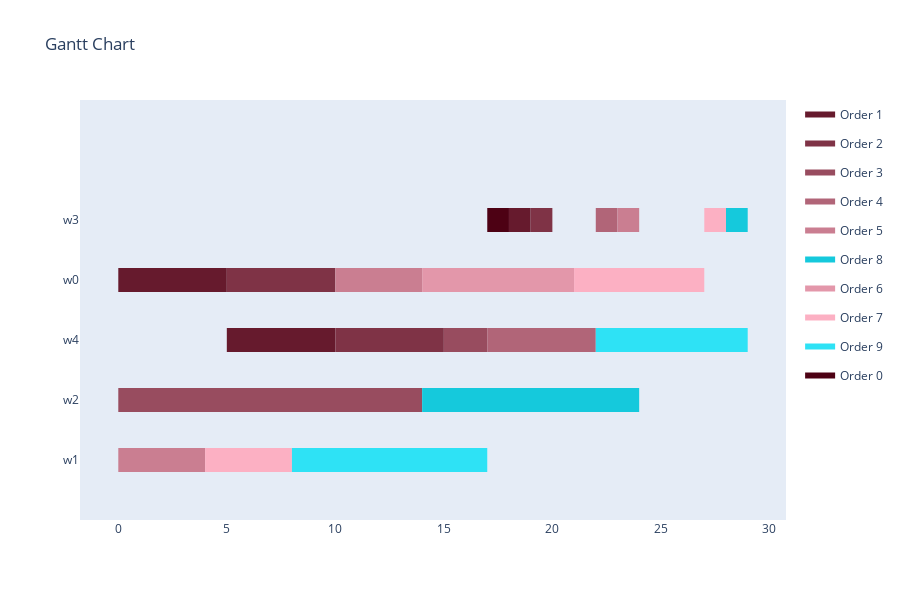

Here is the notebook cell this chart was saved with:
### Markdown cell above
Translate to Schedule

### Code cell
schedule = GAToScheduleTranslator().translate(result, selected_tasks, env, orders)
"""for workstation in schedule.assignments:
    for assignment in schedule.assignments[workstation]:
        print(f'Workstation: {workstation}, Task: {assignment[0]}, Start Time: {assignment[1]}, Duration: {durations[assignment[0]][workstation]}')"""
visualize_schedule(schedule, env, orders)

### Figure 1 — Plotly figure (JSON) as saved in the notebook; plotly's stock layout.template omitted (floating-point values rounded to 4 significant figures)
{"data": [{"fill": "toself", "fillcolor": "rgb(102, 26, 45)", "hoverinfo": "name", "legendgroup": "rgb(102, 26, 45)", "mode": "none", "name": "Order 1", "type": "scatter", "x": [18, 19, 19, 18, 18, 0, 5, 5, 0, 0, 5, 10, 10, 5], "y": [3.8, 3.8, 4.2, 4.2, null, 2.8, 2.8, 3.2, 3.2, null, 1.8, 1.8, 2.2, 2.2]}, {"fill": "toself", "fillcolor": "rgb(127, 51, 70)", "hoverinfo": "name", "legendgroup": "rgb(127, 51, 70)", "mode": "none", "name": "Order 2", "type": "scatter", "x": [19, 20, 20, 19, 19, 5, 10, 10, 5, 5, 10, 15, 15, 10], "y": [3.8, 3.8, 4.2, 4.2, null, 2.8, 2.8, 3.2, 3.2, null, 1.8, 1.8, 2.2, 2.2]}, {"fill": "toself", "fillcolor": "rgb(152, 76, 95)", "hoverinfo": "name", "legendgroup": "rgb(152, 76, 95)", "mode": "none", "name": "Order 3", "type": "scatter", "x": [15, 17, 17, 15, 15, 0, 5, 5, 0, 0, 5, 10, 10, 5, 5, 10, 14, 14, 10], "y": [1.8, 1.8, 2.2, 2.2, null, 0.8, 0.8, 1.2, 1.2, null, 0.8, 0.8, 1.2, 1.2, null, 0.8, 0.8, 1.2, 1.2]}, {"fill": "toself", "fillcolor": "rgb(177, 101, 120)", "hoverinfo": "name", "legendgroup": "rgb(177, 101, 120)", "mode": "none", "name": "Order 4", "type": "scatter", "x": [22, 23, 23, 22, 22, 17, 22, 22, 17], "y": [3.8, 3.8, 4.2, 4.2, null, 1.8, 1.8, 2.2, 2.2]}, {"fill": "toself", "fillcolor": "rgb(202, 126, 145)", "hoverinfo": "name", "legendgroup": "rgb(202, 126, 145)", "mode": "none", "name": "Order 5", "type": "scatter", "x": [23, 24, 24, 23, 23, 10, 14, 14, 10, 10, 0, 4, 4, 0], "y": [3.8, 3.8, 4.2, 4.2, null, 2.8, 2.8, 3.2, 3.2, null, -0.2, -0.2, 0.2, 0.2]}, {"fill": "toself", "fillcolor": "rgb(21, 201, 220)", "hoverinfo": "name", "legendgroup": "rgb(21, 201, 220)", "mode": "none", "name": "Order 8", "type": "scatter", "x": [28, 29, 29, 28, 28, 14, 19, 19, 14, 14, 19, 24, 24, 19], "y": [3.8, 3.8, 4.2, 4.2, null, 0.8, 0.8, 1.2, 1.2, null, 0.8, 0.8, 1.2, 1.2]}, {"fill": "toself", "fillcolor": "rgb(227, 151, 170)", "hoverinfo": "name", "legendgroup": "rgb(227, 151, 170)", "mode": "none", "name": "Order 6", "type": "scatter", "x": [14, 19, 19, 14, 14, 19, 21, 21, 19], "y": [2.8, 2.8, 3.2, 3.2, null, 2.8, 2.8, 3.2, 3.2]}, {"fill": "toself", "fillcolor": "rgb(252, 176, 195)", "hoverinfo": "name", "legendgroup": "rgb(252, 176, 195)", "mode": "none", "name": "Order 7", "type": "scatter", "x": [27, 28, 28, 27, 27, 21, 25, 25, 21, 21, 25, 27, 27, 25, 25, 4, 8, 8, 4], "y": [3.8, 3.8, 4.2, 4.2, null, 2.8, 2.8, 3.2, 3.2, null, 2.8, 2.8, 3.2, 3.2, null, -0.2, -0.2, 0.2, 0.2]}, {"fill": "toself", "fillcolor": "rgb(46, 226, 245)", "hoverinfo": "name", "legendgroup": "rgb(46, 226, 245)", "mode": "none", "name": "Order 9", "type": "scatter", "x": [22, 24, 24, 22, 22, 24, 29, 29, 24, 24, 8, 12, 12, 8, 8, 12, 17, 17, 12], "y": [1.8, 1.8, 2.2, 2.2, null, 1.8, 1.8, 2.2, 2.2, null, -0.2, -0.2, 0.2, 0.2, null, -0.2, -0.2, 0.2, 0.2]}, {"fill": "toself", "fillcolor": "rgb(77, 1, 20)", "hoverinfo": "name", "legendgroup": "rgb(77, 1, 20)", "mode": "none", "name": "Order 0", "type": "scatter", "x": [17, 18, 18, 17], "y": [3.8, 3.8, 4.2, 4.2]}, {"legendgroup": "rgb(102, 26, 45)", "marker": {"color": "rgb(102, 26, 45)", "opacity": 0, "size": 1}, "mode": "markers", "name": "", "showlegend": false, "text": [null, null, null, null, null, null], "type": "scatter", "x": [18, 19, 0, 5, 5, 10], "y": [4, 4, 3, 3, 2, 2]}, {"legendgroup": "rgb(127, 51, 70)", "marker": {"color": "rgb(127, 51, 70)", "opacity": 0, "size": 1}, "mode": "markers", "name": "", "showlegend": false, "text": [null, null, null, null, null, null], "type": "scatter", "x": [19, 20, 5, 10, 10, 15], "y": [4, 4, 3, 3, 2, 2]}, {"legendgroup": "rgb(152, 76, 95)", "marker": {"color": "rgb(152, 76, 95)", "opacity": 0, "size": 1}, "mode": "markers", "name": "", "showlegend": false, "text": [null, null, null, null, null, null, null, null], "type": "scatter", "x": [15, 17, 0, 5, 5, 10, 10, 14], "y": [2, 2, 1, 1, 1, 1, 1, 1]}, {"legendgroup": "rgb(177, 101, 120)", "marker": {"color": "rgb(177, 101, 120)", "opacity": 0, "size": 1}, "mode": "markers", "name": "", "showlegend": false, "text": [null, null, null, null], "type": "scatter", "x": [22, 23, 17, 22], "y": [4, 4, 2, 2]}, {"legendgroup": "rgb(202, 126, 145)", "marker": {"color": "rgb(202, 126, 145)", "opacity": 0, "size": 1}, "mode": "markers", "name": "", "showlegend": false, "text": [null, null, null, null, null, null], "type": "scatter", "x": [23, 24, 10, 14, 0, 4], "y": [4, 4, 3, 3, 0, 0]}, {"legendgroup": "rgb(21, 201, 220)", "marker": {"color": "rgb(21, 201, 220)", "opacity": 0, "size": 1}, "mode": "markers", "name": "", "showlegend": false, "text": [null, null, null, null, null, null], "type": "scatter", "x": [28, 29, 14, 19, 19, 24], "y": [4, 4, 1, 1, 1, 1]}, {"legendgroup": "rgb(227, 151, 170)", "marker": {"color": "rgb(227, 151, 170)", "opacity": 0, "size": 1}, "mode": "markers", "name": "", "showlegend": false, "text": [null, null, null, null], "type": "scatter", "x": [14, 19, 19, 21], "y": [3, 3, 3, 3]}, {"legendgroup": "rgb(252, 176, 195)", "marker": {"color": "rgb(252, 176, 195)", "opacity": 0, "size": 1}, "mode": "markers", "name": "", "showlegend": false, "text": [null, null, null, null, null, null, null, null], "type": "scatter", "x": [27, 28, 21, 25, 25, 27, 4, 8], "y": [4, 4, 3, 3, 3, 3, 0, 0]}, {"legendgroup": "rgb(46, 226, 245)", "marker": {"color": "rgb(46, 226, 245)", "opacity": 0, "size": 1}, "mode": "markers", "name": "", "showlegend": false, "text": [null, null, null, null, null, null, null, null], "type": "scatter", "x": [22, 24, 24, 29, 8, 12, 12, 17], "y": [2, 2, 2, 2, 0, 0, 0, 0]}, {"legendgroup": "rgb(77, 1, 20)", "marker": {"color": "rgb(77, 1, 20)", "opacity": 0, "size": 1}, "mode": "markers", "name": "", "showlegend": false, "text": [null, null], "type": "scatter", "x": [17, 18], "y": [4, 4]}], "layout": {"height": 600, "hovermode": "closest", "showlegend": true, "title": {"text": "Gantt Chart"}, "xaxis": {"rangeselector": {"buttons": [{"count": 7, "label": "1w", "step": "day", "stepmode": "backward"}, {"count": 1, "label": "1m", "step": "month", "stepmode": "backward"}, {"count": 6, "label": "6m", "step": "month", "stepmode": "backward"}, {"count": 1, "label": "YTD", "step": "year", "stepmode": "todate"}, {"count": 1, "label": "1y", "step": "year", "stepmode": "backward"}, {"step": "all"}]}, "showgrid": false, "type": "linear", "zeroline": false}, "yaxis": {"autorange": false, "range": [-1, 6], "showgrid": false, "ticktext": ["w1", "w2", "w4", "w0", "w3"], "tickvals": [0, 1, 2, 3, 4], "zeroline": false}}}
